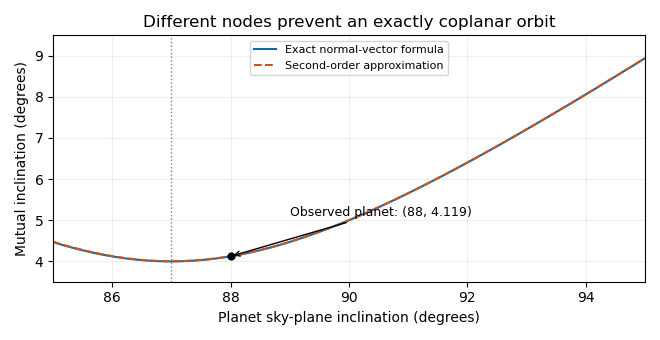

Python code for this plot:
from pathlib import Path
import os
import tempfile
os.environ.setdefault("MPLCONFIGDIR", str(Path(tempfile.gettempdir()) / "codex-wiki-matplotlib"))
import matplotlib
matplotlib.use("Agg")
import matplotlib.pyplot as plt
import numpy as np
plt.rcParams.update({"font.size": 10, "savefig.facecolor": "white"})

Id=np.deg2rad(87);dO=np.deg2rad(4);ip=np.linspace(85,95,501);ir=np.deg2rad(ip)
im=np.rad2deg(np.arccos(np.cos(Id)*np.cos(ir)+np.sin(Id)*np.sin(ir)*np.cos(dO)))
approx=np.sqrt((ip-87)**2+4**2)
fig,ax=plt.subplots(figsize=(6.6,3.4),dpi=100,facecolor='white')
ax.plot(ip,im,color='#1269a8',label='Exact normal-vector formula')
ax.plot(ip,approx,ls='--',color='#ca551b',label='Second-order approximation')
ax.scatter([88],[4.1193613],color='black',s=24,zorder=5)
ax.annotate('Observed planet: (88, 4.119)',xy=(88,4.1193613),xytext=(89,5.1),arrowprops={'arrowstyle':'->'},fontsize=9)
ax.axvline(86.99268774,color='gray',ls=':',lw=1)
ax.set(xlabel='Planet sky-plane inclination (degrees)',ylabel='Mutual inclination (degrees)',title='Different nodes prevent an exactly coplanar orbit',xlim=(85,95),ylim=(3.5,9.5))
ax.grid(alpha=.18);ax.legend(fontsize=8);fig.tight_layout()
fig.savefig(Path.cwd()/'paper-63-mutual-inclination.png',dpi=100,facecolor='white')
